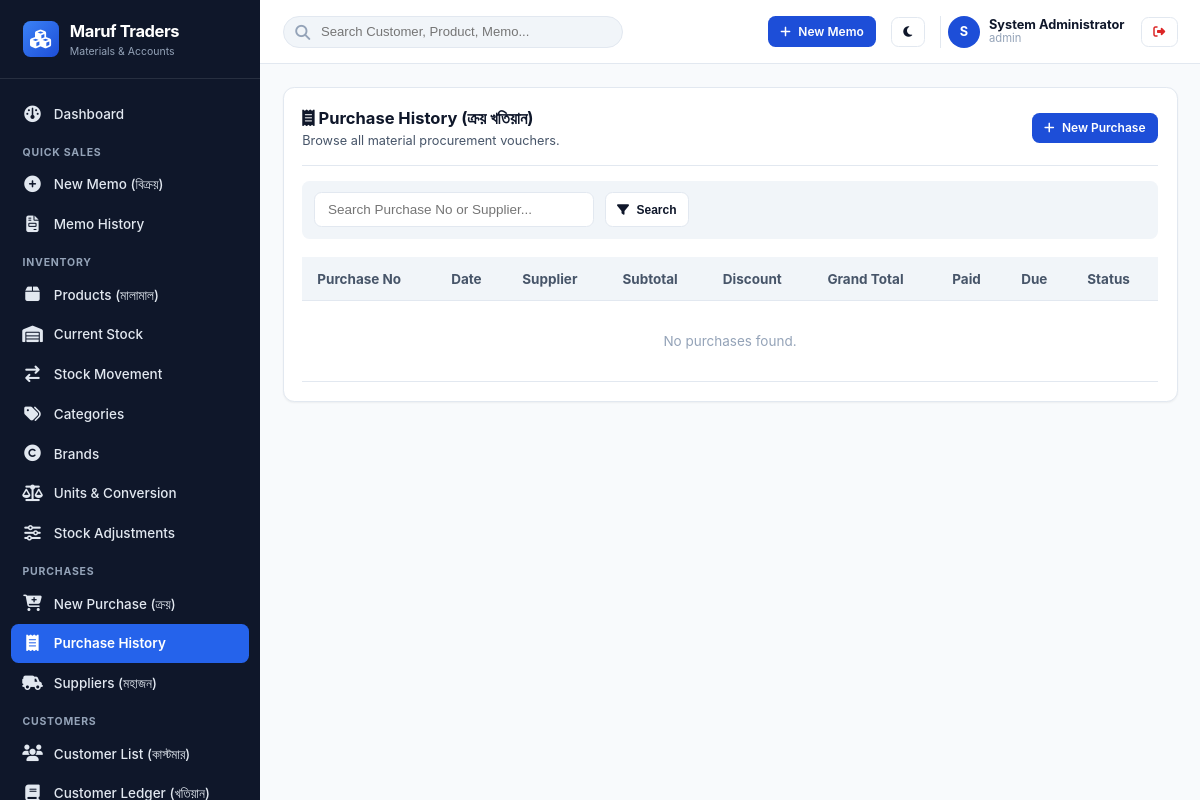
The app's page /modules/purchases/purchase-history.php (signed in), older data.
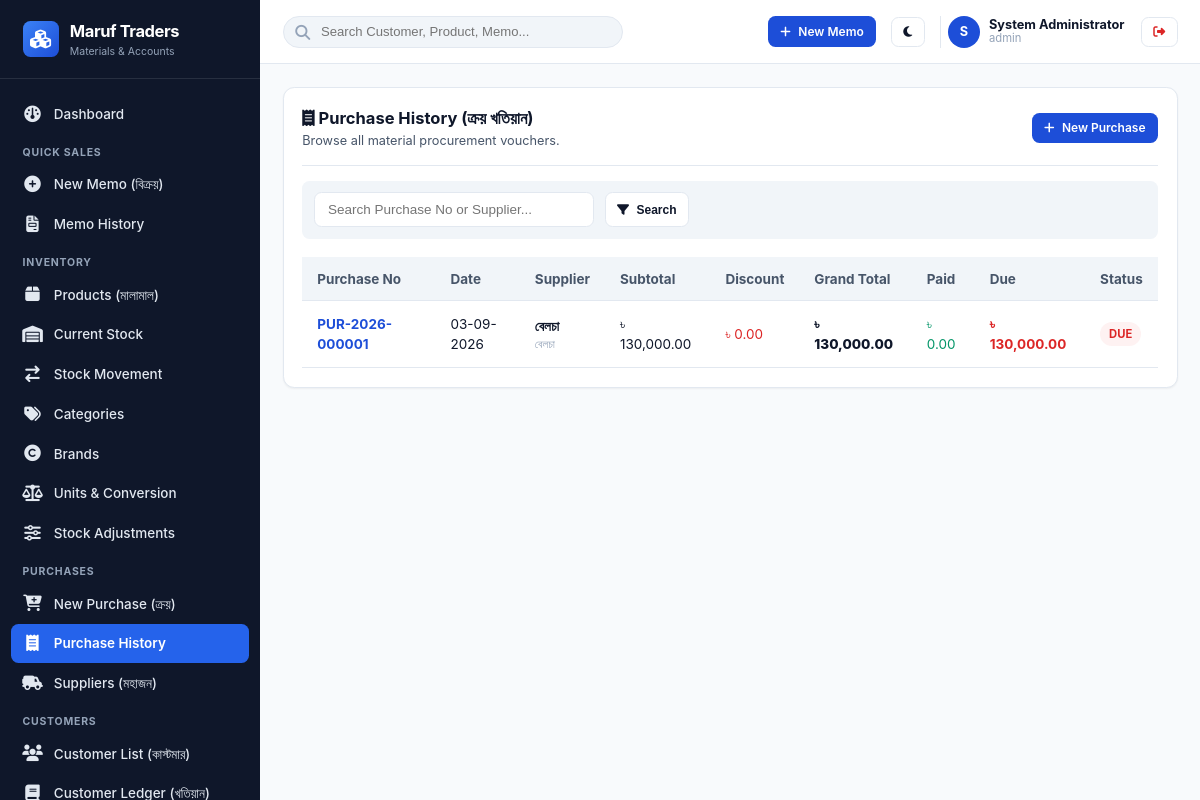
The same page, newer data.
### tables this page shows
CREATE TABLE `purchases` (
  `id` bigint(20) unsigned NOT NULL AUTO_INCREMENT,
  `shop_id` int(10) unsigned NOT NULL,
  `purchase_number` varchar(60) NOT NULL,
  `supplier_id` int(10) unsigned NOT NULL,
  `purchase_date` date NOT NULL,
  `subtotal` decimal(15,2) NOT NULL,
  `discount_amount` decimal(15,2) NOT NULL DEFAULT 0.00,
  `grand_total` decimal(15,2) NOT NULL,
  `paid_amount` decimal(15,2) NOT NULL DEFAULT 0.00,
  `due_amount` decimal(15,2) NOT NULL DEFAULT 0.00,
  `payment_status` enum('paid','partial','due') NOT NULL,
  `purchase_status` enum('received','cancelled','returned') NOT NULL DEFAULT 'received',
  `notes` text DEFAULT NULL,
  `created_by` int(10) unsigned NOT NULL,
  `created_at` timestamp NOT NULL DEFAULT current_timestamp(),
  `updated_at` timestamp NOT NULL DEFAULT current_timestamp() ON UPDATE current_timestamp(),
  PRIMARY KEY (`id`),
  UNIQUE KEY `purchase_number` (`purchase_number`),
  KEY `idx_pur_date` (`shop_id`,`purchase_date`),
  KEY `idx_pur_supp` (`shop_id`,`supplier_id`),
  KEY `fk_pur_supp` (`supplier_id`),
  KEY `fk_pur_user` (`created_by`),
  CONSTRAINT `fk_pur_shop` FOREIGN KEY (`shop_id`) REFERENCES `shops` (`id`) ON DELETE CASCADE,
  CONSTRAINT `fk_pur_supp` FOREIGN KEY (`supplier_id`) REFERENCES `suppliers` (`id`),
  CONSTRAINT `fk_pur_user` FOREIGN KEY (`created_by`) REFERENCES `users` (`id`)
);

CREATE TABLE `shops` (
  `id` int(10) unsigned NOT NULL AUTO_INCREMENT,
  `shop_code` varchar(30) NOT NULL,
  `name` varchar(150) NOT NULL,
  `proprietor` varchar(100) DEFAULT NULL,
  `address` text NOT NULL,
  `phone` varchar(30) NOT NULL,
  `alt_phone` varchar(30) DEFAULT NULL,
  `email` varchar(100) DEFAULT NULL,
  `website` varchar(150) DEFAULT NULL,
  `invoice_prefix` varchar(10) NOT NULL DEFAULT 'MT',
  `currency_symbol` varchar(10) NOT NULL DEFAULT '৳',
  `currency_code` varchar(10) NOT NULL DEFAULT 'BDT',
  `currency_position` enum('before','after') NOT NULL DEFAULT 'before',
  `date_format` varchar(20) NOT NULL DEFAULT 'd-m-Y',
  `invoice_footer_shop` text DEFAULT NULL,
  `invoice_footer_customer` text DEFAULT NULL,
  `logo_url` varchar(255) DEFAULT NULL,
  `is_active` tinyint(1) NOT NULL DEFAULT 1,
  `created_at` timestamp NOT NULL DEFAULT current_timestamp(),
  `updated_at` timestamp NOT NULL DEFAULT current_timestamp() ON UPDATE current_timestamp(),
  PRIMARY KEY (`id`),
  UNIQUE KEY `shop_code` (`shop_code`)
);

CREATE TABLE `suppliers` (
  `id` int(10) unsigned NOT NULL AUTO_INCREMENT,
  `shop_id` int(10) unsigned NOT NULL,
  `supplier_code` varchar(50) NOT NULL,
  `name` varchar(150) NOT NULL,
  `company_name` varchar(150) DEFAULT NULL,
  `mobile` varchar(30) NOT NULL,
  `address` text DEFAULT NULL,
  `opening_due` decimal(15,2) NOT NULL DEFAULT 0.00,
  `opening_advance` decimal(15,2) NOT NULL DEFAULT 0.00,
  `current_due` decimal(15,2) NOT NULL DEFAULT 0.00,
  `current_advance` decimal(15,2) NOT NULL DEFAULT 0.00,
  `status` enum('active','inactive') NOT NULL DEFAULT 'active',
  `notes` text DEFAULT NULL,
  `created_at` timestamp NOT NULL DEFAULT current_timestamp(),
  `updated_at` timestamp NOT NULL DEFAULT current_timestamp() ON UPDATE current_timestamp(),
  PRIMARY KEY (`id`),
  UNIQUE KEY `uk_shop_supp_code` (`shop_id`,`supplier_code`),
  KEY `idx_supplier_search` (`shop_id`,`mobile`,`name`),
  CONSTRAINT `fk_suppliers_shop` FOREIGN KEY (`shop_id`) REFERENCES `shops` (`id`) ON DELETE CASCADE
);

### includes/templates/sidebar.php (called while the page is built, shortened)
<?php
$shop = getShop();
?>

### includes/helpers/functions.php (called while the page is built, shortened)
<?php
function e(?string $string): string
{
    return htmlspecialchars((string)($string ?? ''), ENT_QUOTES | ENT_SUBSTITUTE, 'UTF-8');
}
function getShop(int $shopId = 1): array
{
    static $shop = null;
    if ($shop !== null) {
        return $shop;
    }
    try {
        $pdo = Database::getConnection();
        $stmt = $pdo->prepare("SELECT * FROM shops WHERE id = :id AND is_active = 1 LIMIT 1");
        $stmt->execute(['id' => $shopId]);
        $shop = $stmt->fetch() ?: [
            'id' => 1,
            'name' => 'Construction Materials Supply',
            'shop_code' => 'SHOP001',
            'proprietor' => 'Proprietor',
            'address' => 'Shop Address',
            'phone' => '01700000000',
            'invoice_prefix' => 'MT',
            'currency_symbol' => '৳',
            'currency_code' => 'BDT',
            'currency_position' => 'before',
            'date_format' => 'd-m-Y',
            'invoice_footer_shop' => 'Shop Copy',
            'invoice_footer_customer' => 'Customer Copy'
        ];
    } catch (\Throwable $e) {
        $shop = [
            'id' => 1,
            'name' => 'Construction Materials Supply',
            'shop_code' => 'SHOP001',
            'phone' => '01700000000',
            'currency_symbol' => '৳',
            'currency_position' => 'before',
            'date_format' => 'd-m-Y'
        ];
    }
    return $shop;
}
function formatMoney(float|int|string|null $amount, ?string $currencySymbol = null): string
{
    $num = (float)($amount ?? 0.0);
    $formattedNum = number_format($num, 2, '.', ',');
    $shop = getShop();
    $symbol = $currencySymbol ?? ($shop['currency_symbol'] ?? '৳');
    $pos = $shop['currency_position'] ?? 'before';
    return $pos === 'after' ? "{$formattedNum} {$symbol}" : "{$symbol} {$formattedNum}";
}
function formatDate(?string $dateStr, string $format = ''): string
{
    $shop = getShop();
    $targetFormat = !empty($format) ? $format : ($shop['date_format'] ?? 'd-m-Y');
    try {
        $dt = new DateTime($dateStr);
        return $dt->format($targetFormat);
    } catch (\Throwable $e) {
        return $dateStr;
    }
}

### modules/purchases/purchase-history.php (the view, shortened to what the changed rows need)
<?php
$shopId = Auth::shopId();
$pdo = DB::pdo();
$sql = "SELECT p.*, s.name as supplier_name, s.company_name, u.full_name as created_by_name
        FROM purchases p
        JOIN suppliers s ON p.supplier_id = s.id
        JOIN users u ON p.created_by = u.id
        WHERE p.shop_id = :s";
$params = ['s' => $shopId];
$sql .= " ORDER BY p.id DESC LIMIT 100";
$stmt = $pdo->prepare($sql);
$stmt->execute($params);
$purchases = $stmt->fetchAll();
require_once INCLUDES_PATH . '/templates/header.php';
require_once INCLUDES_PATH . '/templates/sidebar.php';
require_once INCLUDES_PATH . '/templates/navbar.php';
?>
<div class="card">
  <div class="card-header">
    <div>
      <h1 class="card-title"><i class="fa fa-receipt"></i> Purchase History (ক্রয় খতিয়ান)</h1>
    </div>
  </div>
  <div class="table-responsive">
    <table class="table">
      <thead>
        <tr>
          <th>Purchase No</th>
          <th>Date</th>
          <th>Supplier</th>
          <th>Subtotal</th>
          <th>Discount</th>
          <th>Grand Total</th>
          <th>Paid</th>
          <th>Due</th>
          <th>Status</th>
        </tr>
      </thead>
      <tbody>
        <?php if (empty($purchases)): ?>
          <tr><td colspan="9" style="text-align:center;color:var(--text-muted);padding:2rem;">No purchases found.</td></tr>
        <?php else: ?>
          <?php foreach ($purchases as $p): ?>
            <tr>
              <td style="font-weight:700;color:var(--primary);"><?= e($p['purchase_number']) ?></td>
              <td><?= formatDate($p['purchase_date']) ?></td>
              <td>
                <div style="font-weight:600;"><?= e($p['supplier_name']) ?></div>
                <div style="font-size:0.75rem;color:var(--text-muted);"><?= e($p['company_name'] ?? '') ?></div>
              </td>
              <td><?= formatMoney($p['subtotal']) ?></td>
              <td style="color:var(--danger);"><?= formatMoney($p['discount_amount']) ?></td>
              <td style="font-weight:800;"><?= formatMoney($p['grand_total']) ?></td>
              <td style="color:var(--success);"><?= formatMoney($p['paid_amount']) ?></td>
              <td style="color:var(--danger);font-weight:700;"><?= formatMoney($p['due_amount']) ?></td>
              <td>
                <span class="badge <?= $p['payment_status'] === 'paid' ? 'badge-success' : 'badge-danger' ?>">
                  <?= ucfirst($p['payment_status']) ?>
                </span>
              </td>
            </tr>
          <?php endforeach; ?>
        <?php endif; ?>
      </tbody>
    </table>
  </div>
</div>
<?php
require_once INCLUDES_PATH . '/templates/footer.php';
?>

Row changes from the older to the newer data that the page shows:
added purchases: purchase_number "PUR-2026-000001", purchase_date.date_format "03-09-2026", supplier.name "বেলচা", supplier.company_name "বেলচা", subtotal.currency_symbol "৳ 130,000.00", discount_amount.currency_symbol "৳ 0.00", grand_total.currency_symbol "৳ 130,000.00", paid_amount.currency_symbol "৳ 0.00", due_amount.currency_symbol "৳ 130,000.00", payment_status "DUE"
Text that changed along with them:
text no longer shown: "No purchases found."
